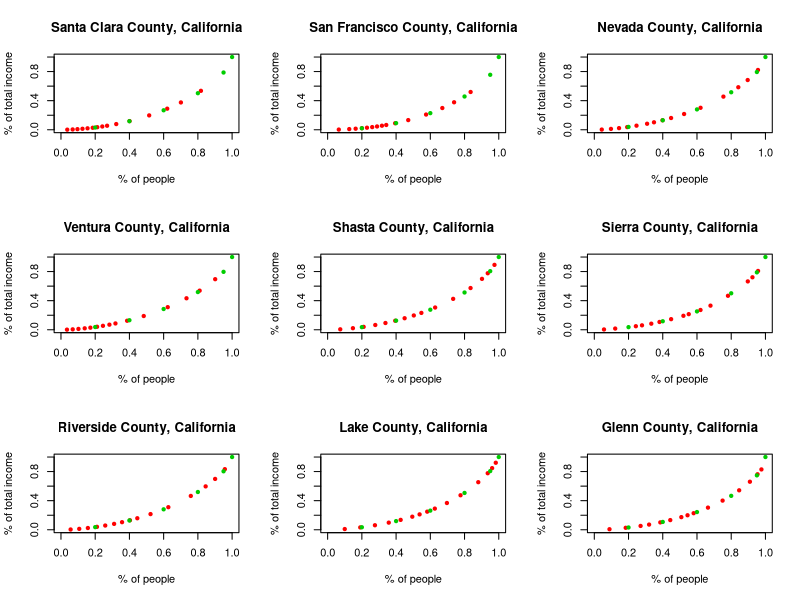
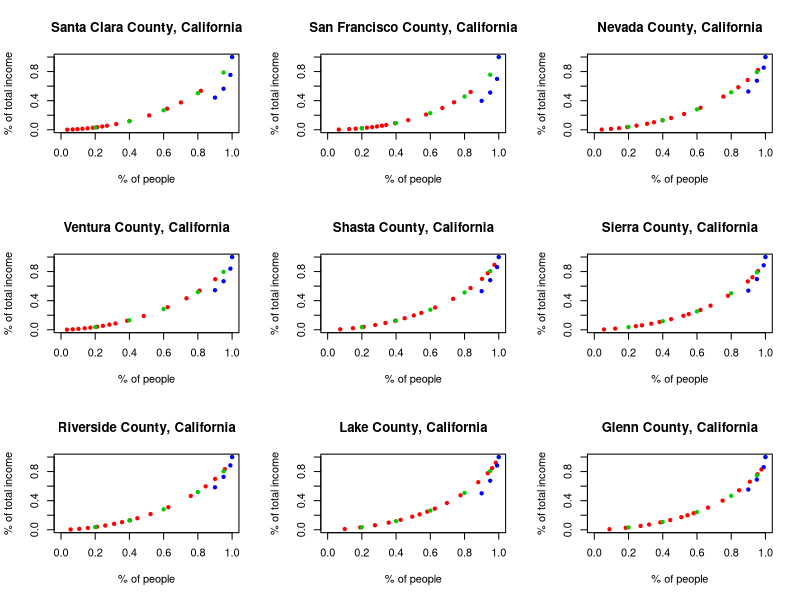
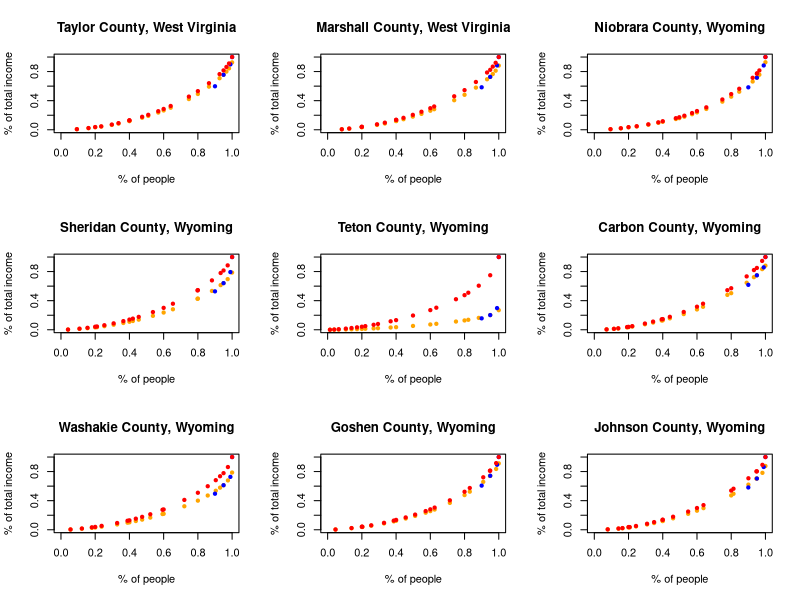
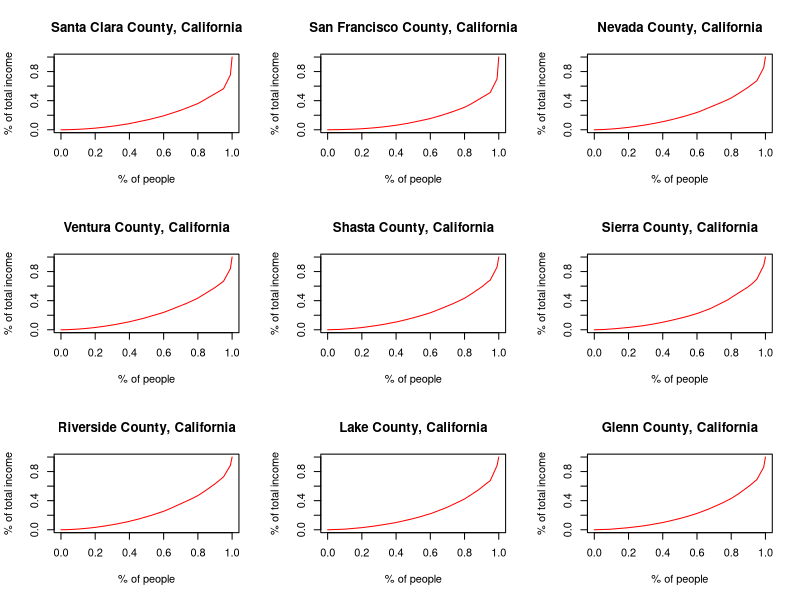

The R script that drew these images, in order:
###############################################################################
### Data cleaning - Step 2: calculating Lorenz curves per county
###############################################################################
### author: Kristin Blesch, May 2020

### Descrption of general procedure:
### for NHGIS data that is in the format of counts of people per income bucket:
### - calculate percentage of people per income bucket
### - estimate the share of total income per income bucket (assuming a symmetric distribution within the bucket)
### scale NHGIS data such that it matches the B6 data at the 95% percentile of the population
### create two data tables:
### - cumulative share of people per county
### - cumulative share of total income per county

### ------------------------------------------------------------------------------------------------------

# load relevant librarys
library(dplyr)

# load data
# 
dat <- read.csv("../raw_data_and_data_cleaning/merged_b4_b6_nhgis.csv")

## relevant variables for calculating income shares per bucket
##  ADNJE001:    number of people per county (total)
##        ADNJE002:    Less than $10,000
##        ADNJE003:    $10,000 to $14,999
##        ADNJE004:    $15,000 to $19,999
##        ADNJE005:    $20,000 to $24,999
##        ADNJE006:    $25,000 to $29,999
##        ADNJE007:    $30,000 to $34,999
##        ADNJE008:    $35,000 to $39,999
##        ADNJE009:    $40,000 to $44,999
##        ADNJE010:    $45,000 to $49,999
##        ADNJE011:    $50,000 to $59,999
##        ADNJE012:    $60,000 to $74,999
##        ADNJE013:    $75,000 to $99,999
##        ADNJE014:    $100,000 to $124,999
##        ADNJE015:    $125,000 to $149,999
##        ADNJE016:    $150,000 to $199,999
##        ADNJE017:    $200,000 or more
##  ANDLE001:     aggregate income per county

income_buckets_means <- c(4999.5, 12499.5,  17499.5,  22499.5,  27499.5,  32499.5,  37499.5,  42499.5,
                          47499.5,  54999.5, 67499.5,  87499.5, 112499.5, 137499.5, 174999.5)

# calculating the income share held by bucket, assuming a symmetric distribution within the bucket, so we can take the 
# mean * people per bucket / aggregate income as a approximation for the share of income earned by that bucket;
# only closed buckets considered, i.e. we omit ADNJE017: $200,000 or more
buckets <- colnames(dat)[24:38] # variable names of income buckets ADNJE002-ADNJE016
income_share_estimate_csum <- income_buckets_means %>% rep(nrow(dat)) %>% 
  matrix(ncol = length(income_buckets_means), byrow = T) %>% "*" (dat[,buckets]) %>%
  "/"(dat[,"ADNLE001"]) %>% apply(MARGIN = 1, FUN = cumsum) %>% t()

# cumulative share of people in buckets
people_share_csum <- as.matrix(dat[,buckets]/dat[,"ADNJE001"]) %>% apply(MARGIN = 1, FUN = cumsum) %>% t()

# information of NHGIS table B: income shares held by the 20th, 40th, 60th, 80th and 95th percentile of the population
quintiles <- c(0.2, 0.4, 0.6, 0.8, 0.95,1)
quintile_shares <- dat %>% mutate(bottom.20 = AD4AE001,
                                  bottom.40 = bottom.20 + AD4AE002,
                                  bottom.60 = bottom.40 + AD4AE003, 
                                  bottom.80 = bottom.60 + AD4AE004,
                                  bottom.95 = 100 - AD4AE006,
                                  bottom.100 = bottom.80 + AD4AE005) %>% 
  select("bottom.20", "bottom.40", "bottom.60", "bottom.80", "bottom.95", "bottom.100") %>% "/"(.$bottom.100)

### ------------------------------------------------------------------------------------------------------

# evaluate our estimates for the income share per buckets: Are our estimates coherent with the information on the true
# income shares held by the 20th, 40th, 60th, 80th and 95th percentile of the population?
# visual inspection: --> data on true income shares (green) fits very well our estimates (red)

par(mfrow = c(3,3))
for (i in 211:219) { # some exemplary counties
  plot(x = people_share_csum[i,], y = income_share_estimate_csum[i,], type = "p", col = "red" , main = dat[i, "NAME_E"],
       xlim = c(0,1), ylim = c(0,1),  xlab = "% of people", ylab = "% of total income", pch = 20)
  points(x = quintiles, y = quintile_shares[i,], col = "green3", pch = 20)
}

### ------------------------------------------------------------------------------------------------------

# adding information from table B6 on income shares held by the 90th, 95th, 99th percentile of the population
top_pop <- c(0.9, 0.95, 0.99, 1) 
top_pop_csum <- dat %>% select(c("Bottom.90.","X90th..95th.percentiles","X95th..99th.percentiles",
                                 "Top.1...99th.100th.percentiles.")) %>% apply(MARGIN = 1, FUN = cumsum) %>% 
  t() %>% "/" (.[,"Top.1...99th.100th.percentiles."])

### ------------------------------------------------------------------------------------------------------

# visual inspection: how far off are NHGIS data and table B6
# --> B6 systematically suggests a higher inequality (blue points systematically below the red/green points). This
# is plausible as B6 is on an individual tax payer level and NHGIS on household level (which is already some kind
# of aggregate); aggregated data typically leads to Lorenz curves exhibiting less inequality, see e.g. Farris (2010)

par(mfrow = c(3,3)) 
for (i in 211:219) {
  plot(x = people_share_csum[i,], y = income_share_estimate_csum[i,], type = "p", col = "red" , main = dat[i, "NAME_E"],
       xlim = c(0,1), ylim = c(0,1),  xlab = "% of people", ylab = "% of total income", pch = 20) # income bucket share est.
  points(x = quintiles, y = quintile_shares[i,], col = "green3", pch = 20) # true income share per quintile 
  points(x = top_pop, y = top_pop_csum[i,], col = "blue", pch = 20) # B6 data on top income shares
}

### ------------------------------------------------------------------------------------------------------

# We know that the B6 data systematically suggests higher inequality which is suspected to origin from the fact that the B6
# data is on tax payer leven and the NHGIS data on household level. The tax payer's level is more granular and hence
# assumed to show a more realistic picture of the true income inequality. Therefore, the household-level NHGIS data 
# is scaled down to match the B6 tax payer level data. We have quantiles for the top 95% for both NHGIS and B6, 
# hence we use this point to determine the amount of scaling needed to adjust for the aggregation level discrepancy. 

scaled_nhgis <- bind_cols(as.data.frame(income_share_estimate_csum), quintile_shares) %>%
  "*" (top_pop_csum[,"X90th..95th.percentiles"])%>%
  "/" (quintile_shares$bottom.95) 

all_perc_people <- quintiles %>% rep(nrow(dat)) %>% matrix(ncol =length(quintiles), byrow = T) 
colnames(all_perc_people) <- colnames(quintile_shares)
all_perc_people <- cbind(people_share_csum, all_perc_people)

### ------------------------------------------------------------------------------------------------------

# visual inspection of scaled data
par(mfrow = c(3,3))
for (i in 3031:3039) {
  plot(x = all_perc_people[i,], y = scaled_nhgis[i,], type = "p", col = "orange" , main = dat[i, "NAME_E"],
       xlim = c(0,1), ylim = c(0,1),  xlab = "% of people", ylab = "% of total income", pch = 20) # scaled NHGIS data
  points(x = top_pop, y = top_pop_csum[i,], col = "blue", pch = 20) # B6 data
  points(x = all_perc_people[i,], y = bind_cols(as.data.frame(income_share_estimate_csum), quintile_shares)[i,],
         pch = 20, col = "red") # unscaled NHGIS data
}

### ------------------------------------------------------------------------------------------------------

# finally merge Lorenz curve data:
# add starting point 0% of population earn 0% of total income
# < 95%: NHGIS data
# = 95%: NHGIS data = B6 data
# > 95%: B6 data

scaled_nhgis <- as.matrix(scaled_nhgis)
scaled_nhgis[all_perc_people > 0.95] <-  999
scaled_nhgis <- cbind(scaled_nhgis[,- which(colnames(scaled_nhgis)=="bottom.100")], 0) 
all_perc_people[all_perc_people > 0.95] <- 999
all_perc_people <- cbind(all_perc_people[,- which(colnames(all_perc_people)=="bottom.100")], 0)

lorenz_income_shares <- scaled_nhgis %>%
  cbind(top_pop_csum[, c("X95th..99th.percentiles", "Top.1...99th.100th.percentiles." )]) %>%
  apply(., MARGIN = 1, sort) %>% t() 
lorenz_income_shares[lorenz_income_shares > 1] <- NA

lorenz_people_shares <- all_perc_people %>%  cbind(0.99,1) %>% apply(., MARGIN = 1, sort) %>% t() 
lorenz_people_shares[lorenz_people_shares > 1] <- NA

### ------------------------------------------------------------------------------------------------------

# visual inspection of final Lorenz curves:
par(mfrow = c(3,3))
for (i in 211:219) {
  plot(x = lorenz_people_shares[i,], y = lorenz_income_shares[i,], type = "l", col = "red" , main = dat[i, "NAME_E"],
       xlim = c(0,1), ylim = c(0,1),  xlab = "% of people", ylab = "% of total income", pch = 20)
}

### ------------------------------------------------------------------------------------------------------

# write information on population and income shares per county in two csv files
lorenz_income_shares <- lorenz_income_shares %>% as.data.frame() %>% cbind(COUNTY = dat$NAME_E,.)
lorenz_people_shares <- lorenz_people_shares %>% as.data.frame() %>% cbind(COUNTY = dat$NAME_E,.)

#write.csv(lorenz_income_shares,
  #                  "income_shares_per_county.csv")
#write.csv(lorenz_people_shares, 
 #                          "population_shares_per_county.csv")

